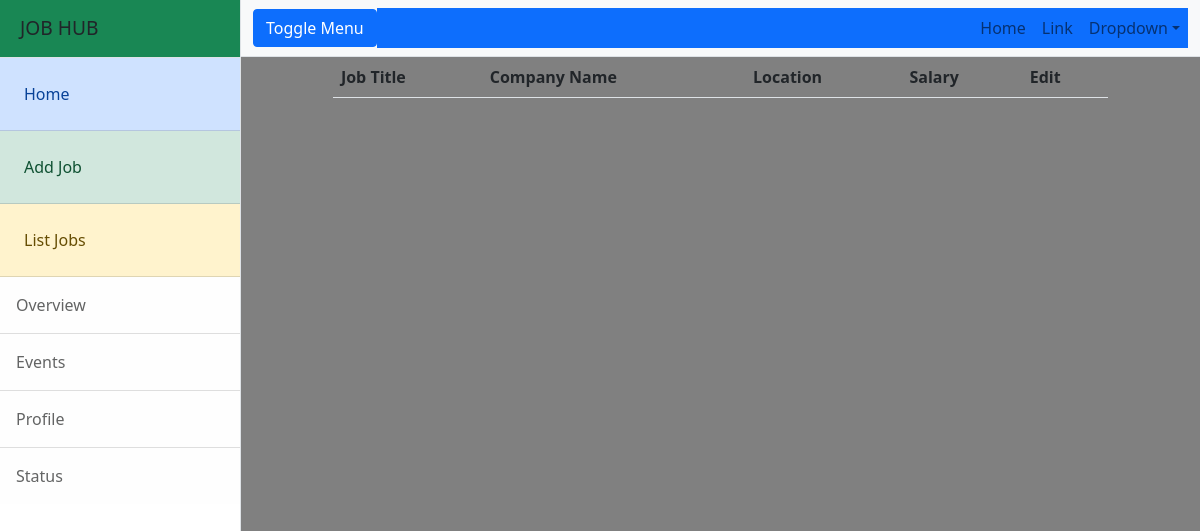
Before: /employer/jobs/all (signed in) with the older database file.
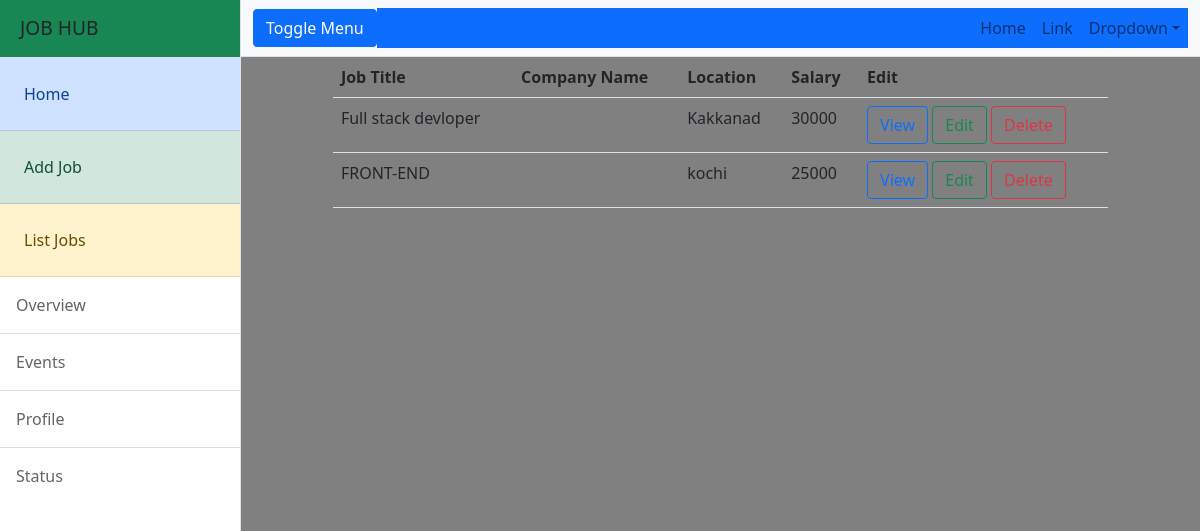
After: the same page with the newer database file.
### employer/models.py (models this page shows, shortened)
class Jobs(models.Model):
    job_title=models.CharField(max_length=150)
    company=models.ForeignKey(User,on_delete=models.CASCADE,related_name="company")
    location=models.CharField(max_length=120)
    salary=models.PositiveIntegerField(null=True)
    experience=models.PositiveIntegerField(default=0)
    created_date=models.DateField(auto_now_add=True)
    last_date=models.DateField(null=True)
    active_status=models.BooleanField(default=True)
    job_description=models.TextField(null=True)

### employer/views.py (the view)
# urls.py: path('jobs/all',views.ListJobView.as_view(),name='all-jobs'),
class ListJobView(ListView):
    model=Jobs
    context_object_name = "jobs"
    template_name = "emp-listjob.html"
    def get_queryset(self):
        return Jobs.objects.filter(company=self.request.user)

### employer/templates/emp-listjob.html
{%extends 'base.html'%}
{%block body_block%}
<div class="row">
    <div class="col-1"></div>
    <div class="col-10">
        <table class="table">
            <tr>
                <th>Job Title</th>
                <th>Company Name</th>
                <th>Location</th>
                <th>Salary</th>
                <th>Edit</th>
            </tr>
            {%for job in jobs%}
            <tr>
                <td>{{job.job_title}}</td>
                <td>{{job.company_name}}</td>
                <td>{{job.location}}</td>
                <td>{{job.salary}}</td>
                <td>
                    <a href="{%url 'job-details' job.id%}" class="btn btn-outline-primary">View</a>
                     <a href="{%url 'job-edit' job.id%}" class="btn btn-outline-success">Edit</a>
                     <a href="{%url 'job-delete' job.id%}" class="btn btn-outline-danger">Delete</a>
                </td>
            </tr>
            {%endfor%}
        </table>
    </div>
    <div class="col-1"></div>
</div>
{%endblock%}

Changed rows visible on the page:
added Jobs: job_title "Full stack devloper", location "Kakkanad", salary "30000"
added Jobs: job_title "FRONT-END", location "kochi", salary "25000"
